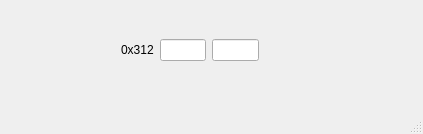
<?xml version="1.0" encoding="UTF-8"?>
<ui version="4.0">
 <class>MainWindow</class>
 <widget class="QMainWindow" name="MainWindow">
  <property name="geometry">
   <rect>
    <x>0</x>
    <y>0</y>
    <width>423</width>
    <height>134</height>
   </rect>
  </property>
  <property name="windowTitle">
   <string>MainWindow</string>
  </property>
  <widget class="QWidget" name="centralWidget">
   <widget class="QWidget" name="horizontalLayoutWidget">
    <property name="geometry">
     <rect>
      <x>110</x>
      <y>10</y>
      <width>160</width>
      <height>80</height>
     </rect>
    </property>
    <layout class="QHBoxLayout" name="horizontalLayout">
     <item>
      <widget class="QLabel" name="label">
       <property name="text">
        <string>0x312</string>
       </property>
      </widget>
     </item>
     <item>
      <widget class="QLineEdit" name="offset"/>
     </item>
     <item>
      <widget class="QLineEdit" name="result"/>
     </item>
    </layout>
   </widget>
  </widget>
  <widget class="QStatusBar" name="statusBar"/>
 </widget>
 <layoutdefault spacing="6" margin="11"/>
 <resources/>
 <connections/>
</ui>
